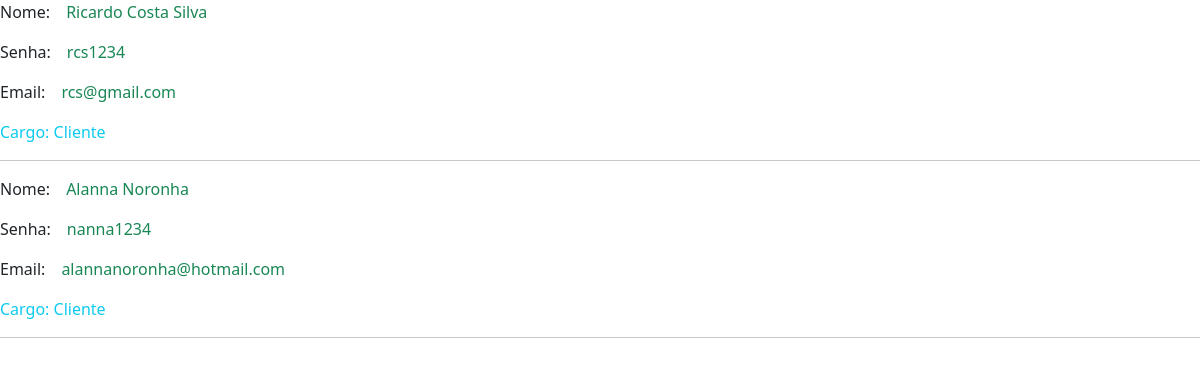
The app's page /listar/ with its own data.
### authenticacao/models.py (models this page shows, shortened)
class Pessoa(models.Model):
    nome = models.CharField(max_length=100)
    email = models.EmailField()
    senha = models.CharField(max_length=100)
    cargo = models.ForeignKey(Cargo,default=2 , on_delete=models.DO_NOTHING)

class Cargo(models.Model):
    nome = models.CharField(max_length=50)
    def __str__(self):
        return self.nome

### authenticacao/views.py (the view)
# urls.py: path('listar/', views.listar, name='listar'),
def listar(request):
    pessoas = Pessoa.objects.filter(cargo__pk = 2).filter(senha = "rcs1234") | Pessoa.objects.filter(nome__icontains = "alanna")
    return render (request, 'authenticacao/listar.html', {'pessoas': pessoas})

### authenticacao/templates/authenticacao/listar.html
{% extends "authenticacao/base.html" %}
{% load static %}
{% block conteudo %}
    {% for pessoa in pessoas %}
    <p>Nome:<span class="text-success m-3">{{ pessoa.nome }}</span></p>
    <p>Senha:<span class="text-success m-3">{{ pessoa.senha }}</span></p>
    <p>Email:<span class="text-success m-3">{{ pessoa.email }}</span></p>
    <p class="text-info">Cargo: {{ pessoa.cargo }}</p>
    <hr>
    {% endfor %}
{% endblock conteudo %}

### records on screen
Pessoa: nome "Ricardo Costa Silva", senha "rcs1234", email "rcs@gmail.com", cargo "Cliente"
Pessoa: nome "Alanna Noronha", senha "nanna1234", email "alannanoronha@hotmail.com", cargo "Cliente"
